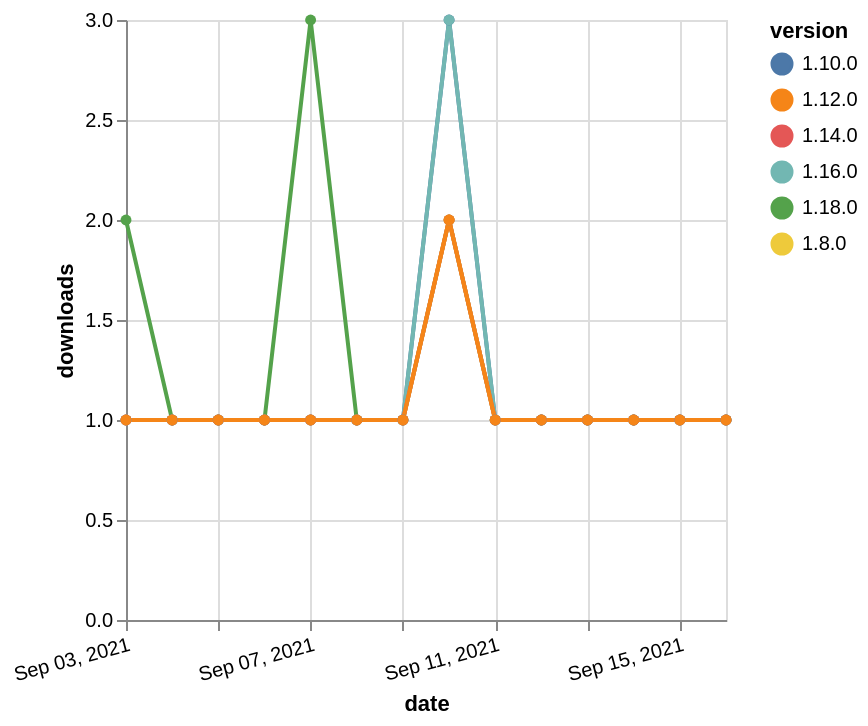

The Vega-Lite source for this figure:
### Vega-Lite specification from a JSON file in a GitHub repository (floating-point values rounded to 4 significant figures)
{"$schema": "https://vega.github.io/schema/vega-lite/v5.json", "description": "A simple bar chart with embedded data.", "data": {"values": [{"date": "2021-09-03", "total": 126, "delta": 2, "version": "1.18.0"}, {"date": "2021-09-04", "total": 127, "delta": 1, "version": "1.18.0"}, {"date": "2021-09-05", "total": 128, "delta": 1, "version": "1.18.0"}, {"date": "2021-09-06", "total": 129, "delta": 1, "version": "1.18.0"}, {"date": "2021-09-07", "total": 132, "delta": 3, "version": "1.18.0"}, {"date": "2021-09-08", "total": 133, "delta": 1, "version": "1.18.0"}, {"date": "2021-09-09", "total": 134, "delta": 1, "version": "1.18.0"}, {"date": "2021-09-10", "total": 136, "delta": 2, "version": "1.18.0"}, {"date": "2021-09-11", "total": 137, "delta": 1, "version": "1.18.0"}, {"date": "2021-09-12", "total": 138, "delta": 1, "version": "1.18.0"}, {"date": "2021-09-13", "total": 139, "delta": 1, "version": "1.18.0"}, {"date": "2021-09-14", "total": 140, "delta": 1, "version": "1.18.0"}, {"date": "2021-09-15", "total": 141, "delta": 1, "version": "1.18.0"}, {"date": "2021-09-16", "total": 142, "delta": 1, "version": "1.18.0"}, {"date": "2021-09-03", "total": 245, "delta": 1, "version": "1.8.0"}, {"date": "2021-09-04", "total": 246, "delta": 1, "version": "1.8.0"}, {"date": "2021-09-05", "total": 247, "delta": 1, "version": "1.8.0"}, {"date": "2021-09-06", "total": 248, "delta": 1, "version": "1.8.0"}, {"date": "2021-09-07", "total": 249, "delta": 1, "version": "1.8.0"}, {"date": "2021-09-08", "total": 250, "delta": 1, "version": "1.8.0"}, {"date": "2021-09-09", "total": 251, "delta": 1, "version": "1.8.0"}, {"date": "2021-09-10", "total": 253, "delta": 2, "version": "1.8.0"}, {"date": "2021-09-11", "total": 254, "delta": 1, "version": "1.8.0"}, {"date": "2021-09-12", "total": 255, "delta": 1, "version": "1.8.0"}, {"date": "2021-09-13", "total": 256, "delta": 1, "version": "1.8.0"}, {"date": "2021-09-14", "total": 257, "delta": 1, "version": "1.8.0"}, {"date": "2021-09-15", "total": 258, "delta": 1, "version": "1.8.0"}, {"date": "2021-09-16", "total": 259, "delta": 1, "version": "1.8.0"}, {"date": "2021-09-03", "total": 352, "delta": 1, "version": "1.10.0"}, {"date": "2021-09-04", "total": 353, "delta": 1, "version": "1.10.0"}, {"date": "2021-09-05", "total": 354, "delta": 1, "version": "1.10.0"}, {"date": "2021-09-06", "total": 355, "delta": 1, "version": "1.10.0"}, {"date": "2021-09-07", "total": 356, "delta": 1, "version": "1.10.0"}, {"date": "2021-09-08", "total": 357, "delta": 1, "version": "1.10.0"}, {"date": "2021-09-09", "total": 358, "delta": 1, "version": "1.10.0"}, {"date": "2021-09-10", "total": 361, "delta": 3, "version": "1.10.0"}, {"date": "2021-09-11", "total": 362, "delta": 1, "version": "1.10.0"}, {"date": "2021-09-12", "total": 363, "delta": 1, "version": "1.10.0"}, {"date": "2021-09-13", "total": 364, "delta": 1, "version": "1.10.0"}, {"date": "2021-09-14", "total": 365, "delta": 1, "version": "1.10.0"}, {"date": "2021-09-15", "total": 366, "delta": 1, "version": "1.10.0"}, {"date": "2021-09-16", "total": 367, "delta": 1, "version": "1.10.0"}, {"date": "2021-09-03", "total": 187, "delta": 1, "version": "1.16.0"}, {"date": "2021-09-04", "total": 188, "delta": 1, "version": "1.16.0"}, {"date": "2021-09-05", "total": 189, "delta": 1, "version": "1.16.0"}, {"date": "2021-09-06", "total": 190, "delta": 1, "version": "1.16.0"}, {"date": "2021-09-07", "total": 191, "delta": 1, "version": "1.16.0"}, {"date": "2021-09-08", "total": 192, "delta": 1, "version": "1.16.0"}, {"date": "2021-09-09", "total": 193, "delta": 1, "version": "1.16.0"}, {"date": "2021-09-10", "total": 196, "delta": 3, "version": "1.16.0"}, {"date": "2021-09-11", "total": 197, "delta": 1, "version": "1.16.0"}, {"date": "2021-09-12", "total": 198, "delta": 1, "version": "1.16.0"}, {"date": "2021-09-13", "total": 199, "delta": 1, "version": "1.16.0"}, {"date": "2021-09-14", "total": 200, "delta": 1, "version": "1.16.0"}, {"date": "2021-09-15", "total": 201, "delta": 1, "version": "1.16.0"}, {"date": "2021-09-16", "total": 202, "delta": 1, "version": "1.16.0"}, {"date": "2021-09-03", "total": 181, "delta": 1, "version": "1.14.0"}, {"date": "2021-09-04", "total": 182, "delta": 1, "version": "1.14.0"}, {"date": "2021-09-05", "total": 183, "delta": 1, "version": "1.14.0"}, {"date": "2021-09-06", "total": 184, "delta": 1, "version": "1.14.0"}, {"date": "2021-09-07", "total": 185, "delta": 1, "version": "1.14.0"}, {"date": "2021-09-08", "total": 186, "delta": 1, "version": "1.14.0"}, {"date": "2021-09-09", "total": 187, "delta": 1, "version": "1.14.0"}, {"date": "2021-09-10", "total": 189, "delta": 2, "version": "1.14.0"}, {"date": "2021-09-11", "total": 190, "delta": 1, "version": "1.14.0"}, {"date": "2021-09-12", "total": 191, "delta": 1, "version": "1.14.0"}, {"date": "2021-09-13", "total": 192, "delta": 1, "version": "1.14.0"}, {"date": "2021-09-14", "total": 193, "delta": 1, "version": "1.14.0"}, {"date": "2021-09-15", "total": 194, "delta": 1, "version": "1.14.0"}, {"date": "2021-09-16", "total": 195, "delta": 1, "version": "1.14.0"}, {"date": "2021-09-03", "total": 207, "delta": 1, "version": "1.12.0"}, {"date": "2021-09-04", "total": 208, "delta": 1, "version": "1.12.0"}, {"date": "2021-09-05", "total": 209, "delta": 1, "version": "1.12.0"}, {"date": "2021-09-06", "total": 210, "delta": 1, "version": "1.12.0"}, {"date": "2021-09-07", "total": 211, "delta": 1, "version": "1.12.0"}, {"date": "2021-09-08", "total": 212, "delta": 1, "version": "1.12.0"}, {"date": "2021-09-09", "total": 213, "delta": 1, "version": "1.12.0"}, {"date": "2021-09-10", "total": 215, "delta": 2, "version": "1.12.0"}, {"date": "2021-09-11", "total": 216, "delta": 1, "version": "1.12.0"}, {"date": "2021-09-12", "total": 217, "delta": 1, "version": "1.12.0"}, {"date": "2021-09-13", "total": 218, "delta": 1, "version": "1.12.0"}, {"date": "2021-09-14", "total": 219, "delta": 1, "version": "1.12.0"}, {"date": "2021-09-15", "total": 220, "delta": 1, "version": "1.12.0"}, {"date": "2021-09-16", "total": 221, "delta": 1, "version": "1.12.0"}]}, "width": "container", "mark": {"type": "line", "point": {"filled": true}}, "encoding": {"x": {"field": "date", "type": "temporal", "timeUnit": "yearmonthdate", "title": "date", "axis": {"labelAngle": -15}}, "y": {"field": "delta", "type": "quantitative", "title": "downloads"}, "color": {"field": "version", "type": "nominal"}, "tooltip": {"field": "delta"}}}
